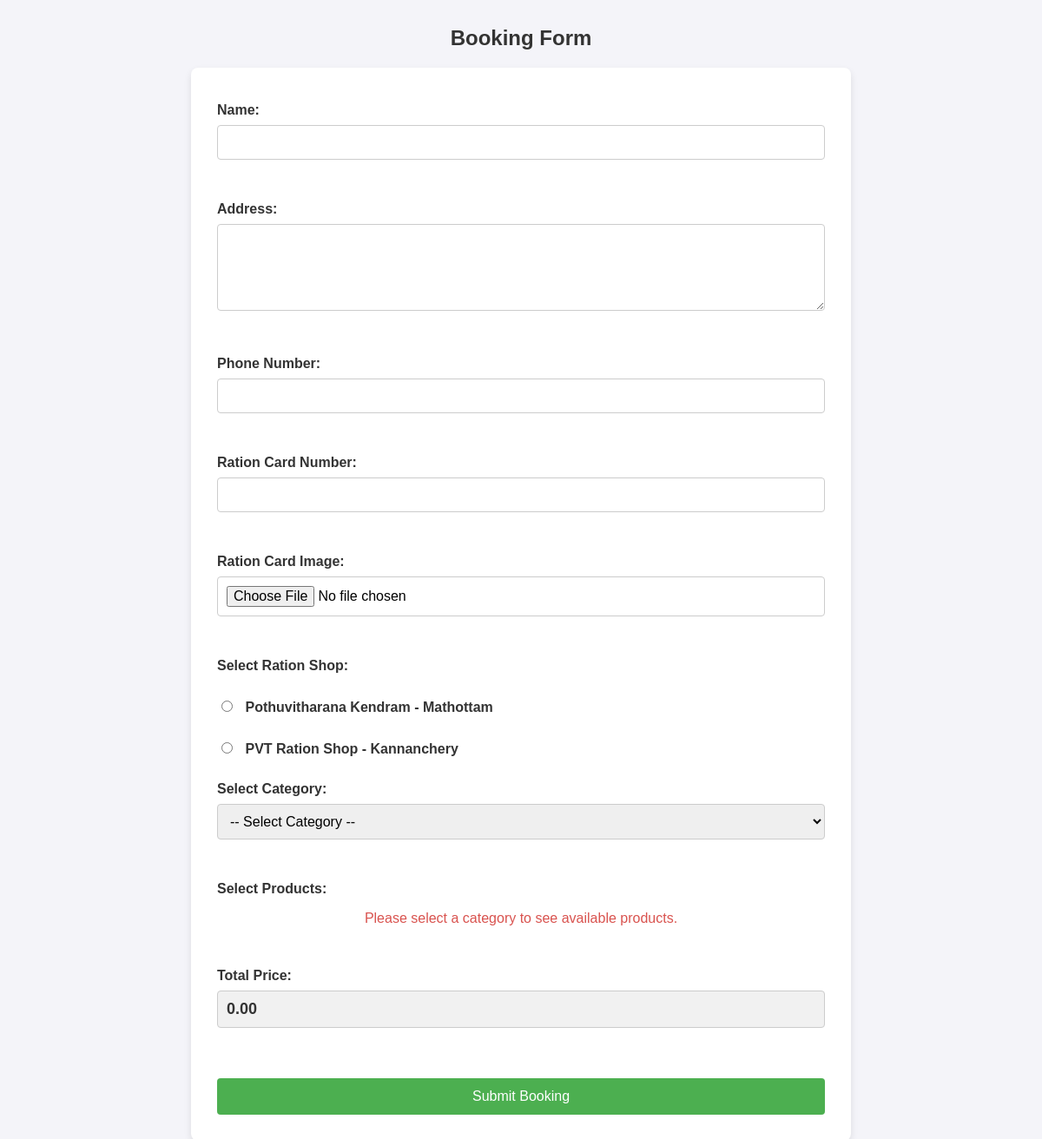
The page /booking/ (signed in) on the database its author committed.
### ration_app/models.py (models this page shows, shortened)
class ShopOwnerDetails(models.Model):
    user = models.OneToOneField(settings.AUTH_USER_MODEL, on_delete=models.CASCADE)
    first_name = models.CharField(max_length=50)
    last_name = models.CharField(max_length=50)
    email = models.EmailField()
    phone_number = models.CharField(max_length=15)
    aadhar_image = models.ImageField(upload_to='aadhar_images/')
    shop_name = models.CharField(max_length=100)
    shop_address = models.TextField()
    shop_license_number = models.CharField(max_length=50)
    license_image = models.ImageField(upload_to='license_images/')
    status = models.CharField(max_length=20, default='pending')

### ration_app/views.py (the view, shortened to what this page needs)
# urls.py: path('booking/',views.booking, name='booking'),
@login_required
def booking(request):
    categories = dict(CATEGORY_CHOICES)
    shops = ShopOwnerDetails.objects.filter(status="approved")
    return render(request, "booking_form.html", {
        "categories": categories,
        'shops':shops,
        "products": Product.objects.none()
    })

### templates/booking_form.html (shortened to what this page needs)
<!DOCTYPE html>
<html lang="en">
<head>
</head>
<body>
    <h2>Booking Form</h2>
    <form method="POST" enctype="multipart/form-data">
        <label for="name">Name:</label>
        <input type="text" name="name" id="name" required><br><br>
        <label for="address">Address:</label>
        <textarea name="address" id="address" required></textarea><br><br>
        <label for="phone_number">Phone Number:</label>
        <input type="tel" name="phone_number" id="phone_number" required><br><br>
        <label for="ration_card_number">Ration Card Number:</label>
        <input type="text" name="ration_card_number" id="ration_card_number" required><br><br>
        <label for="ration_card_image">Ration Card Image:</label>
        <input type="file" name="ration_card_image" id="ration_card_image" accept="image/*" required><br><br>
        <label>Select Ration Shop:</label><br>
        {% for shop in shops %}
            <label>
                <input type="radio" name="ration_shop" value="{{ shop.id }}" required>
                {{ shop.shop_name }} - {{ shop.shop_address }}
            </label><br>
        {% endfor %}
        <label for="category">Select Category:</label>
        <select id="category" name="category">
            <option value="">-- Select Category --</option>
        </select><br><br>
        <label>Select Products:</label>
        <div id="product-container">
            <p>Please select a category to see available products.</p>
        </div><br>
        <label for="total_price">Total Price:</label>
        <input type="text" id="total_price" name="total_price" readonly value="0.00"><br><br>
        <button type="submit">Submit Booking</button>
    </form>
</body>
</html>

### templates/booking_form.html (style rules this page uses)
body { font-family: Arial, sans-serif; background-color: #f4f4f9; margin: 0; padding: 0; }
h2 { text-align: center; color: #333; margin-top: 30px; }
form { width: 80%; max-width: 700px; margin: 20px auto; background-color: #fff; padding: 30px; border-radius: 8px; box-shadow: 0 4px 8px rgba(0, 0, 0, 0.1); }
label { font-weight: bold; margin-top: 10px; color: #333; display: block; }
input[type="text"], input[type="tel"], textarea, select, input[type="file"] { width: 100%; padding: 10px; margin: 8px 0 20px 0; border: 1px solid #ccc; border-radius: 4px; font-size: 16px; box-sizing: border-box; }
input[type="radio"] { margin-right: 10px; }
textarea { height: 100px; }
button[type="submit"] { width: 100%; padding: 12px; background-color: #4CAF50; color: white; border: none; border-radius: 4px; font-size: 16px; cursor: pointer; margin-top: 20px; }
#product-container { margin-top: 10px; margin-bottom: 20px; }
p { color: #d9534f; text-align: center; font-size: 16px; }
#total_price { font-weight: bold; font-size: 18px; color: #333; background-color: #f1f1f1; border: 1px solid #ccc; }

### rows shown on the page
ShopOwnerDetails: shop_name "Pothuvitharana Kendram", shop_address "Mathottam"
ShopOwnerDetails: shop_name "PVT Ration Shop", shop_address "Kannanchery"
